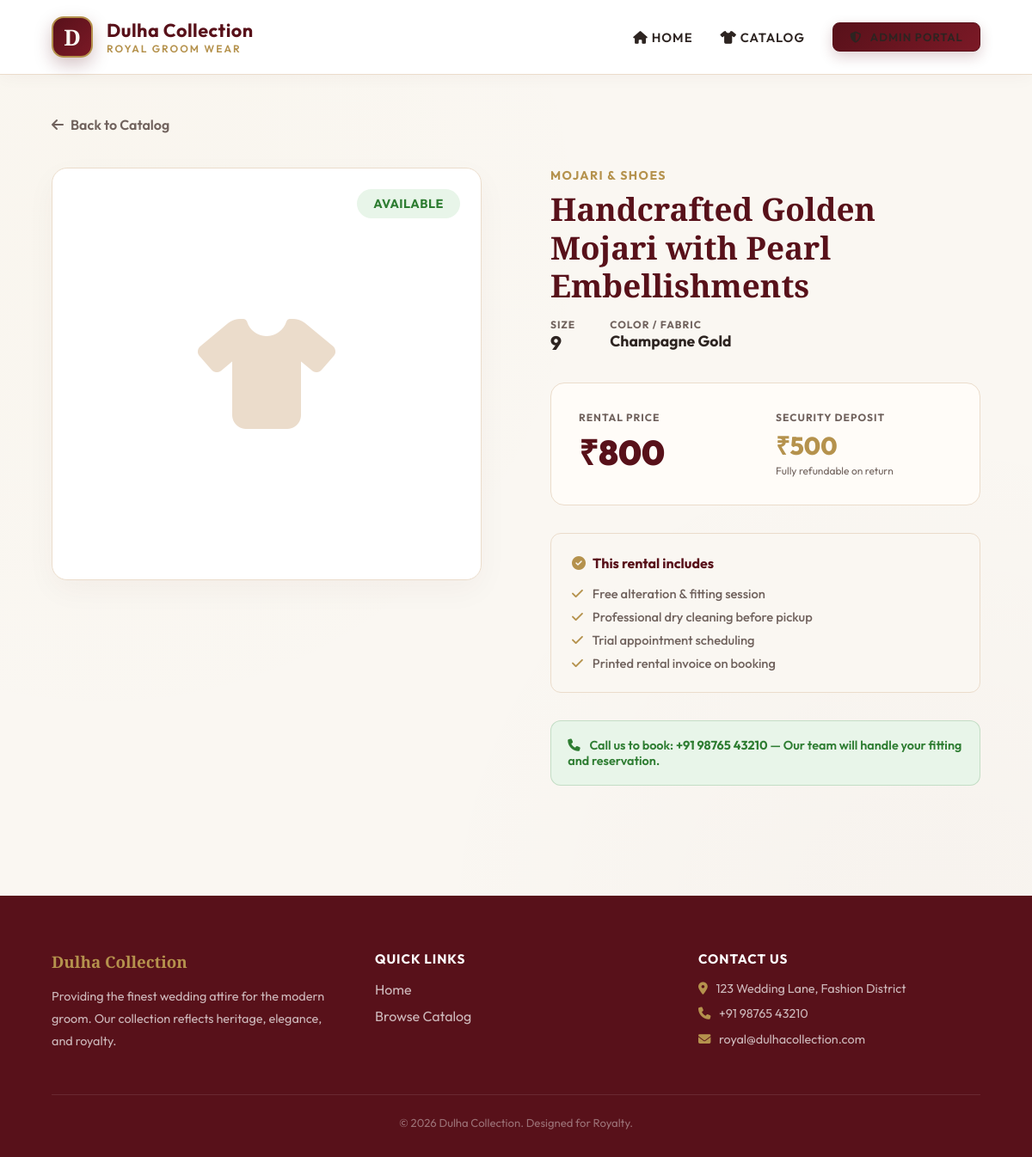
The app's page /product-view.php?id=6 with its own data.
### tables this page shows
CREATE TABLE IF NOT EXISTS products (
    id INT AUTO_INCREMENT PRIMARY KEY,
    name VARCHAR(255) NOT NULL,
    category ENUM('Sherwani', 'Indo-Western', 'Suit & Tuxedo', 'Jodhpuri Suit', 'Kurta Pajama', 'Safa & Turban', 'Mojari & Shoes', 'Accessories') NOT NULL,
    size VARCHAR(20) NOT NULL,
    color VARCHAR(100) NOT NULL,
    rental_price DECIMAL(10,2) NOT NULL,
    security_deposit DECIMAL(10,2) NOT NULL,
    status ENUM('Available', 'Rented', 'Maintenance') DEFAULT 'Available',
    created_at TIMESTAMP DEFAULT CURRENT_TIMESTAMP
);

### product-view.php (the view, shortened to what this page needs)
<?php
require_once 'includes/user_header.php';
$id = isset($_GET['id']) ? intval($_GET['id']) : 0;
$stmt = $conn->prepare("SELECT * FROM products WHERE id = ? LIMIT 1");
$stmt->bind_param("i", $id);
$stmt->execute();
$product = $stmt->get_result()->fetch_assoc();
?>
<div style="padding: 3rem 5%;">
    <a href="catalog.php" style="color:var(--text-secondary);text-decoration:none;font-weight:600;display:inline-flex;align-items:center;gap:0.5rem;margin-bottom:2.5rem;">
        <i class="fa-solid fa-arrow-left"></i> Back to Catalog
    </a>
    <div style="display: grid; grid-template-columns: 1fr 1fr; gap: 5rem; align-items: start;">
        <div class="glass-panel" style="height:480px;display:flex;align-items:center;justify-content:center;font-size:8rem;color:var(--border-color);position:relative;">
            <i class="fa-solid fa-shirt"></i>
            <span class="status-badge <?php echo $product['status']==='Available' ? 'status-available' : 'status-rented'; ?>"
                  style="position:absolute;top:1.5rem;right:1.5rem;font-size:0.9rem;">
                <?php echo $product['status']; ?>
            </span>
        </div>
        <div>
            <span class="category-tag" style="font-size:0.88rem;"><?php echo $product['category']; ?></span>
            <h1 class="brand-heading" style="font-size:2.3rem;color:var(--accent-color);margin-bottom:1rem;line-height:1.2;">
                <?php echo htmlspecialchars($product['name']); ?>
            </h1>
            <div style="display:flex;gap:2.5rem;margin-bottom:2rem;">
                <div>
                    <span style="font-size:0.75rem;color:var(--text-secondary);display:block;font-weight:700;text-transform:uppercase;letter-spacing:1px;">Size</span>
                    <span style="font-size:1.4rem;font-weight:800;"><?php echo $product['size']; ?></span>
                </div>
                <div>
                    <span style="font-size:0.75rem;color:var(--text-secondary);display:block;font-weight:700;text-transform:uppercase;letter-spacing:1px;">Color / Fabric</span>
                    <span style="font-size:1.1rem;font-weight:700;"><?php echo htmlspecialchars($product['color']); ?></span>
                </div>
            </div>
            <div style="background:#fffcf8;border:1px solid var(--border-color);border-radius:16px;padding:2rem;margin-bottom:2rem;">
                <div style="display:grid;grid-template-columns:1fr 1fr;gap:1.5rem;">
                    <div>
                        <span style="font-size:0.75rem;color:var(--text-secondary);display:block;font-weight:700;text-transform:uppercase;letter-spacing:1px;margin-bottom:0.3rem;">Rental Price</span>
                        <span style="font-size:2.5rem;font-weight:900;color:var(--accent-color);">₹<?php echo number_format($product['rental_price'], 0); ?></span>
                    </div>
                    <div>
                        <span style="font-size:0.75rem;color:var(--text-secondary);display:block;font-weight:700;text-transform:uppercase;letter-spacing:1px;margin-bottom:0.3rem;">Security Deposit</span>
                        <span style="font-size:1.8rem;font-weight:800;color:var(--gold-color);">₹<?php echo number_format($product['security_deposit'], 0); ?></span>
                        <p style="font-size:0.75rem;color:var(--text-secondary);margin-top:0.2rem;">Fully refundable on return</p>
                    </div>
                </div>
            </div>
            <div style="background:#faf7f2;border-radius:12px;padding:1.5rem;margin-bottom:2rem;border:1px solid var(--border-color);">
                <h4 style="color:var(--accent-color);margin-bottom:1rem;"><i class="fa-solid fa-circle-check" style="color:var(--gold-color);margin-right:0.5rem;"></i>This rental includes</h4>
                <ul style="list-style:none;display:flex;flex-direction:column;gap:0.5rem;color:var(--text-secondary);font-size:0.92rem;font-weight:500;">
                    <li><i class="fa-solid fa-check text-gold" style="margin-right:0.5rem;"></i> Free alteration & fitting session</li>
                    <li><i class="fa-solid fa-check text-gold" style="margin-right:0.5rem;"></i> Professional dry cleaning before pickup</li>
                    <li><i class="fa-solid fa-check text-gold" style="margin-right:0.5rem;"></i> Trial appointment scheduling</li>
                    <li><i class="fa-solid fa-check text-gold" style="margin-right:0.5rem;"></i> Printed rental invoice on booking</li>
                </ul>
            </div>
            <?php if ($product['status'] === 'Available'): ?>
            <div style="background:var(--success-bg);color:var(--success);border:1px solid rgba(46,125,50,0.2);border-radius:12px;padding:1.2rem;font-size:0.9rem;font-weight:600;">
                <i class="fa-solid fa-phone" style="margin-right:0.5rem;"></i>
                Call us to book: <strong>+91 98765 43210</strong> &mdash; Our team will handle your fitting and reservation.
            </div>
            <?php endif; ?>
        </div>
    </div>
</div>
<?php require_once 'includes/user_footer.php'; ?>

### assets/css/style.css (style rules this page uses)
:root { --bg-color: #faf7f2; --card-bg: #ffffff; --border-color: #ebdccb; --text-primary: #2d2421; --text-secondary: #70625d; --accent-color: #58111a; --accent-hover: #7b1926; --accent-glow: rgba(88, 17, 26, 0.15); --gold-color: #b5924d; --gold-hover: #cbae6f; --danger: #d32f2f; --danger-bg: #ffebee; --success: #2e7d32; --success-bg: #e8f5e9; --warning: #ef6c00; --box-shadow: 0px 12px 35px rgba(88, 17, 26, 0.04); --border-radius: 18px; }
* { margin: 0; padding: 0; box-sizing: border-box; font-family: 'Outfit', sans-serif; }
body { background-color: var(--bg-color); color: var(--text-primary); overflow-x: hidden; background-image: radial-gradient(circle at 10% 20%, rgba(212, 175, 55, 0.02) 0%, transparent 40%), radial-gradient(circle at 90% 80%, rgba(88, 17, 26, 0.02) 0%, transparent 40%); }
h1, h2, h3, .brand-heading { font-family: 'Playfair Display', serif; }
.glass-panel { background: var(--card-bg); border: 1px solid var(--border-color); border-radius: var(--border-radius); box-shadow: var(--box-shadow); animation: fadeIn 0.6s cubic-bezier(0.16, 1, 0.3, 1) forwards; }
.status-badge { padding: 0.5rem 1.2rem; border-radius: 30px; font-size: 0.82rem; font-weight: 700; display: inline-block; text-transform: uppercase; letter-spacing: 0.5px; }
.status-available { background: var(--success-bg); color: var(--success); }
.text-gold { color: var(--gold-color); }

### records on screen
products: status "AVAILABLE", category "MOJARI & SHOES", name "Handcrafted Golden Mojari with Pearl Embellishments", size "9", color "Champagne Gold", rental_price "800", security_deposit "500"
